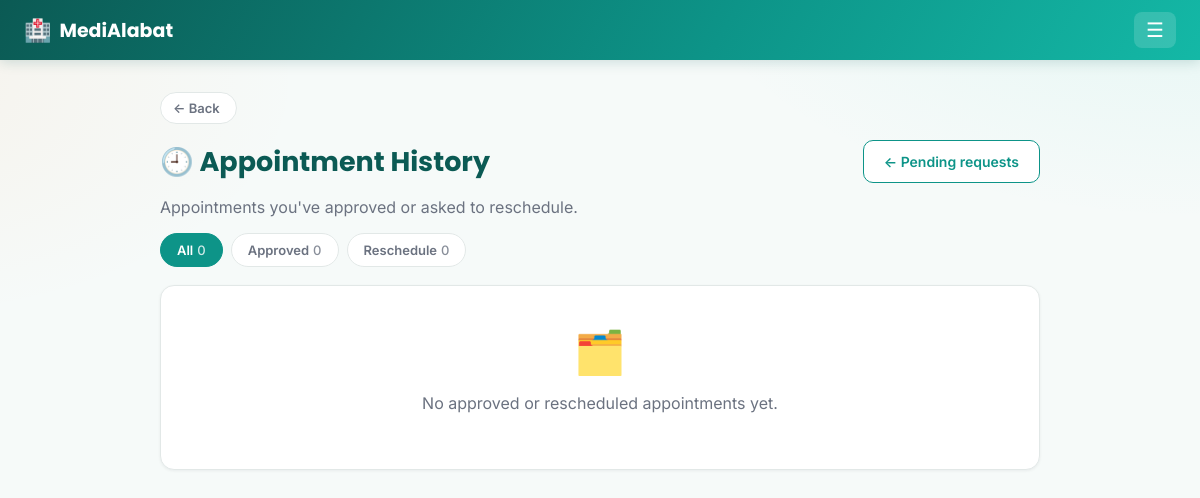
/staff/history (signed in), run on an earlier commit of the app's database.
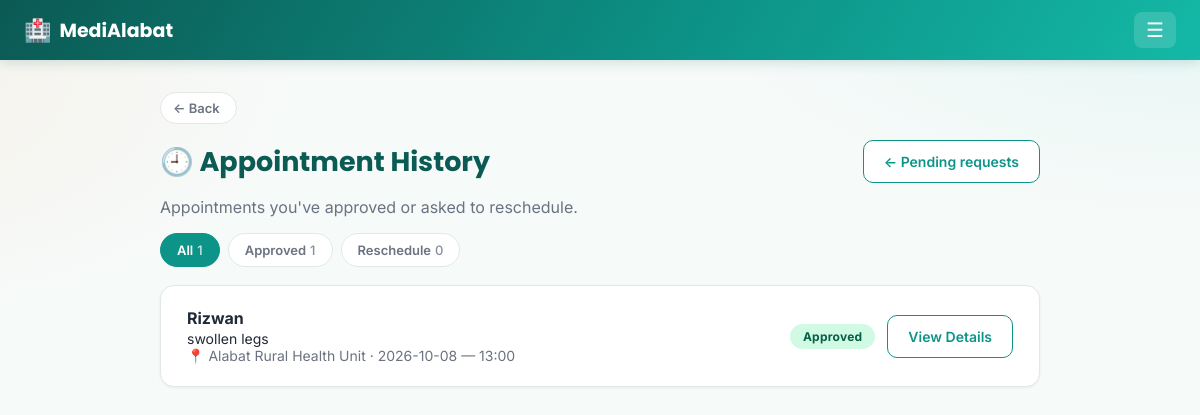
And on a later commit of the database.
### tables this page shows
CREATE TABLE appointments (
            id INTEGER PRIMARY KEY AUTOINCREMENT,
            patient_id INTEGER NOT NULL REFERENCES users(id) ON DELETE CASCADE,
            staff_id INTEGER NOT NULL REFERENCES users(id) ON DELETE CASCADE,
            clinic_id INTEGER NOT NULL REFERENCES clinics(id),
            appt_date TEXT NOT NULL,
            appt_time TEXT NOT NULL,
            reason TEXT,
            status TEXT NOT NULL DEFAULT 'Pending' CHECK(status IN ('Pending','Approved','Reschedule')),
            ai_note TEXT,
            created_at TEXT DEFAULT CURRENT_TIMESTAMP
        , decided_at TEXT);

CREATE TABLE users (
    id INTEGER PRIMARY KEY AUTOINCREMENT,
    role TEXT NOT NULL CHECK(role IN ('patient', 'staff')),
    full_name TEXT NOT NULL,
    email TEXT UNIQUE NOT NULL,
    password_hash TEXT NOT NULL,
    contact_number TEXT,
    created_at TEXT DEFAULT CURRENT_TIMESTAMP
, first_name TEXT, middle_name TEXT, last_name TEXT);

CREATE TABLE clinics (
    id INTEGER PRIMARY KEY AUTOINCREMENT,
    name TEXT NOT NULL,
    address TEXT
);

### app.py (the view)
@app.route("/staff/history")
@login_required(role="staff")
def staff_history(user):
    status_filter = request.args.get("status", "all")
    conn = get_db()
    counts = {"Approved": 0, "Reschedule": 0}
    for row in conn.execute(
        "SELECT status, COUNT(*) AS n FROM appointments WHERE staff_id=? AND status IN ('Approved','Reschedule') GROUP BY status",
        (user["id"],),
    ).fetchall():
        counts[row["status"]] = row["n"]
    sql = (
        "SELECT a.*, u.full_name AS patient_name, c.name AS clinic_name FROM appointments a "
        "JOIN users u ON u.id = a.patient_id JOIN clinics c ON c.id = a.clinic_id "
        "WHERE a.staff_id=? AND a.status IN ('Approved','Reschedule') "
    )
    params = [user["id"]]
    if status_filter == "approved":
        sql += "AND a.status='Approved' "
    elif status_filter == "reschedule":
        sql += "AND a.status='Reschedule' "
    else:
        status_filter = "all"
    sql += "ORDER BY COALESCE(a.decided_at, a.created_at) DESC, a.id DESC"
    items = conn.execute(sql, params).fetchall()
    conn.close()
    return render_template(
        "staff/history.html", items=items, status_filter=status_filter,
        count_all=counts["Approved"] + counts["Reschedule"],
        count_approved=counts["Approved"], count_reschedule=counts["Reschedule"],
    )

### app.py (called while the page is built)
def current_user():
    if "user_id" not in session:
        return None
    conn = get_db()
    user = conn.execute("SELECT * FROM users WHERE id = ?", (session["user_id"],)).fetchone()
    conn.close()
    return user

def current_lang():
    return session.get("lang", DEFAULT_LANG)

@app.context_processor
def inject_globals():
    lang = current_lang()
    def fdate(d):
        """'October 8, 2026' / 'Oktubre 8, 2026' — month name follows the active language."""
        return f"{_t('month.' + str(d.month), lang=lang)} {d.day}, {d.year}"
    def fdatetime(value):
        """Format a stored 'YYYY-MM-DD HH:MM' string; returns '' for empty/unparseable values."""
        try:
            dt = datetime.strptime(value, "%Y-%m-%d %H:%M")
        except (TypeError, ValueError):
            return ""
        hour12 = dt.hour % 12 or 12
        return f"{fdate(dt.date())} · {hour12}:{dt.minute:02d} {'AM' if dt.hour < 12 else 'PM'}"
    return {
        "current_user": current_user(),
        "current_lang": lang,
        "t": lambda key, **kwargs: _t(key, lang=lang, **kwargs),
        "fdate": fdate,
        "fdatetime": fdatetime,
    }

### templates/staff/history.html (shortened to what this page needs)
{% extends "base.html" %}
{% block content %}
<div class="page-header fade-in">
    <h1>🕘 {{ t('history.title') }}</h1>
    <a href="{{ url_for('staff_requests') }}" class="btn-secondary">{{ t('history.back_to_requests') }}</a>
</div>
<p class="subtitle">{{ t('history.subtitle') }}</p>
<div class="filter-tabs">
    <a href="{{ url_for('staff_history') }}" class="filter-tab {% if status_filter == 'all' %}active{% endif %}">
        {{ t('history.filter_all') }}<span class="count">{{ count_all }}</span>
    </a>
    <a href="{{ url_for('staff_history', status='approved') }}" class="filter-tab {% if status_filter == 'approved' %}active{% endif %}">
        {{ t('status.approved') }}<span class="count">{{ count_approved }}</span>
    </a>
    <a href="{{ url_for('staff_history', status='reschedule') }}" class="filter-tab {% if status_filter == 'reschedule' %}active{% endif %}">
        {{ t('status.reschedule') }}<span class="count">{{ count_reschedule }}</span>
    </a>
</div>
{% if items %}
<div class="appt-list">
    {% for a in items %}
    <div class="card appt-row fade-in">
        <div>
            <div class="appt-date">{{ a.patient_name }}</div>
            <div class="appt-reason">{{ a.reason }}</div>
            <div class="appt-clinic">📍 {{ a.clinic_name }} · {{ a.appt_date }} — {{ a.appt_time }}</div>
        </div>
        <div class="button-row clinic-actions">
            <span class="status status-{{ a.status|lower }}">{{ t('status.' ~ a.status|lower) }}</span>
            <a href="{{ url_for('staff_request_detail', appt_id=a.id) }}" class="btn-secondary">{{ t('history.view') }}</a>
        </div>
    </div>
    {% endfor %}
</div>
{% else %}
<div class="card empty-state fade-in">
    <div class="empty-icon">🗂️</div>
    <p>{% if status_filter == 'all' %}{{ t('history.empty') }}{% else %}{{ t('history.empty_filtered') }}{% endif %}</p>
</div>
{% endif %}
{% endblock %}

What changed in the data, as far as the page shows it:
added appointments: status "Approved", patient_name "Rizwan", reason "swollen legs", clinic_name "Alabat Rural Health Unit", appt_date "2026-10-08", appt_time "13:00", t "View Details"
Also different on the page:
{{ count_all }}: "0" → "1"
{{ count_approved }}: "0" → "1"
{{ t('status.approved') }}: "Approved" → (not shown)
{{ t('history.empty') }}: "No approved or rescheduled appointments yet." → (not shown)
